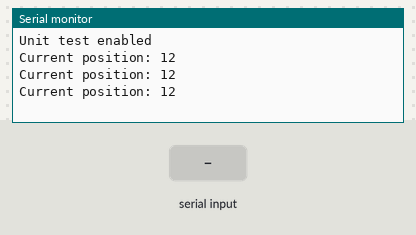
Bench run of a sketch on a simulated Arduino Uno, built with avr-gcc and run on an emulated ATmega328P. On the bench: the last lines printed to the serial monitor. Inputs (shaded band) come from the test bench.

Above: at 1.5 s.
1.6 s: "90,45\n" received over Serial
At 2.9 s:
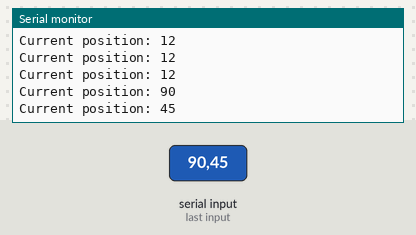
3.1 s: "30,150\n" received over Serial
At 4.8 s:
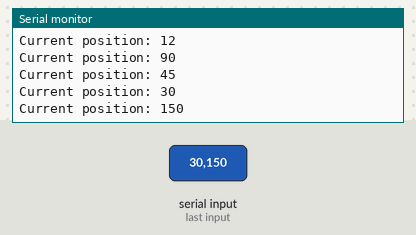
Timing chart, 0 to 6.3 s (numbered marks = the images above; inputs shaded):
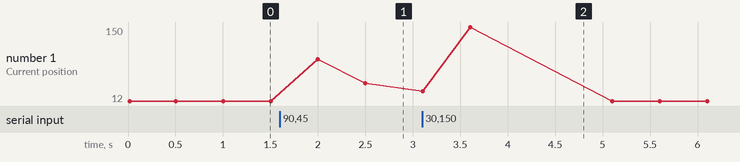

Measured:
- after the input at 1.6 s, the serial monitor: prints a new line after 0.40 s (image 1)
- after the input at 3.1 s, the serial monitor: prints a new line at once (image 2)
- plotted number 1: 12 → 45 after the input at 1.6 s

The sketch:

serialServoControl.ino
```cpp
#include <Arduino.h>

#include <Servo.h>

#define SERVO_X_PIN 5

#define ENABLE_UNIT_TEST //Uncomment to enable unit test

Servo servoX;

int pos = 0;

void setup() {
  Serial.begin(9600);

  #ifndef ENABLE_UNIT_TEST
  servoX.attach(SERVO_X_PIN);
  servoX.write(90); //center camera
  #else
  Serial.println("\nUnit test enabled");
  #endif
}

void loop() {
  //Serial.print("Pos: ");
  //Serial.println(pos);
  if (pos > 170) {
    pos = 170;
  }
  if (pos < 12) {
    pos = 12;
  }
  #ifndef ENABLE_UNIT_TEST
  servoX.write(pos);
  #else
  Serial.print("Current position: ");
  Serial.println(pos);
  delay(500);
  #endif
}

void serialEvent() {
  pos = Serial.parseInt();
}
```
